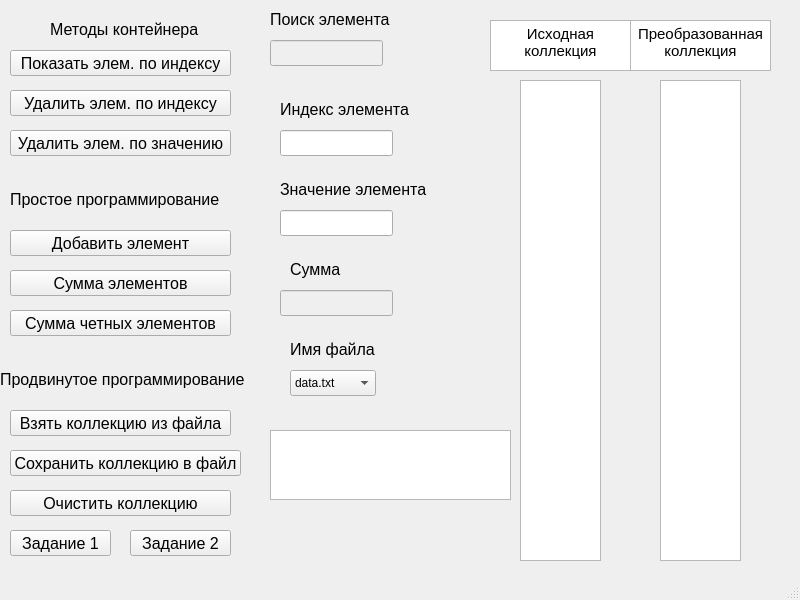
<?xml version="1.0" encoding="UTF-8"?>
<ui version="4.0">
 <class>MainWindow</class>
 <widget class="QMainWindow" name="MainWindow">
  <property name="geometry">
   <rect>
    <x>0</x>
    <y>0</y>
    <width>800</width>
    <height>600</height>
   </rect>
  </property>
  <property name="windowTitle">
   <string>MainWindow</string>
  </property>
  <widget class="QWidget" name="centralwidget">
   <widget class="QLabel" name="label">
    <property name="geometry">
     <rect>
      <x>50</x>
      <y>20</y>
      <width>171</width>
      <height>18</height>
     </rect>
    </property>
    <property name="font">
     <font>
      <pointsize>12</pointsize>
     </font>
    </property>
    <property name="text">
     <string>Методы контейнера</string>
    </property>
   </widget>
   <widget class="QLabel" name="label_2">
    <property name="geometry">
     <rect>
      <x>10</x>
      <y>190</y>
      <width>231</width>
      <height>18</height>
     </rect>
    </property>
    <property name="font">
     <font>
      <pointsize>12</pointsize>
     </font>
    </property>
    <property name="text">
     <string>Простое программирование</string>
    </property>
   </widget>
   <widget class="QLabel" name="label_3">
    <property name="geometry">
     <rect>
      <x>0</x>
      <y>370</y>
      <width>261</width>
      <height>18</height>
     </rect>
    </property>
    <property name="font">
     <font>
      <pointsize>12</pointsize>
     </font>
    </property>
    <property name="text">
     <string>Продвинутое программирование</string>
    </property>
   </widget>
   <widget class="QLabel" name="label_4">
    <property name="geometry">
     <rect>
      <x>280</x>
      <y>100</y>
      <width>171</width>
      <height>18</height>
     </rect>
    </property>
    <property name="font">
     <font>
      <pointsize>12</pointsize>
     </font>
    </property>
    <property name="text">
     <string>Индекс элемента</string>
    </property>
   </widget>
   <widget class="QLineEdit" name="index_elem">
    <property name="geometry">
     <rect>
      <x>280</x>
      <y>130</y>
      <width>113</width>
      <height>26</height>
     </rect>
    </property>
   </widget>
   <widget class="QLabel" name="label_5">
    <property name="geometry">
     <rect>
      <x>280</x>
      <y>180</y>
      <width>171</width>
      <height>18</height>
     </rect>
    </property>
    <property name="font">
     <font>
      <pointsize>12</pointsize>
     </font>
    </property>
    <property name="text">
     <string>Значение элемента</string>
    </property>
   </widget>
   <widget class="QLabel" name="label_6">
    <property name="geometry">
     <rect>
      <x>290</x>
      <y>260</y>
      <width>61</width>
      <height>18</height>
     </rect>
    </property>
    <property name="font">
     <font>
      <pointsize>12</pointsize>
     </font>
    </property>
    <property name="text">
     <string>Сумма</string>
    </property>
   </widget>
   <widget class="QComboBox" name="comboBox">
    <property name="geometry">
     <rect>
      <x>290</x>
      <y>370</y>
      <width>86</width>
      <height>26</height>
     </rect>
    </property>
    <item>
     <property name="text">
      <string>data.txt</string>
     </property>
    </item>
    <item>
     <property name="text">
      <string>change.txt</string>
     </property>
    </item>
   </widget>
   <widget class="QLabel" name="label_7">
    <property name="geometry">
     <rect>
      <x>290</x>
      <y>340</y>
      <width>91</width>
      <height>18</height>
     </rect>
    </property>
    <property name="font">
     <font>
      <pointsize>12</pointsize>
     </font>
    </property>
    <property name="text">
     <string>Имя файла</string>
    </property>
   </widget>
   <widget class="QTextEdit" name="textEdit">
    <property name="geometry">
     <rect>
      <x>630</x>
      <y>20</y>
      <width>141</width>
      <height>51</height>
     </rect>
    </property>
    <property name="html">
     <string>&lt;!DOCTYPE HTML PUBLIC &quot;-//W3C//DTD HTML 4.0//EN&quot; &quot;http://www.w3.org/TR/REC-html40/strict.dtd&quot;&gt;
&lt;html&gt;&lt;head&gt;&lt;meta name=&quot;qrichtext&quot; content=&quot;1&quot; /&gt;&lt;meta charset=&quot;utf-8&quot; /&gt;&lt;style type=&quot;text/css&quot;&gt;
p, li { white-space: pre-wrap; }
hr { height: 1px; border-width: 0; }
li.unchecked::marker { content: &quot;\2610&quot;; }
li.checked::marker { content: &quot;\2612&quot;; }
&lt;/style&gt;&lt;/head&gt;&lt;body style=&quot; font-family:'Ubuntu Sans'; font-size:11pt; font-weight:400; font-style:normal;&quot;&gt;
&lt;p align=&quot;center&quot; style=&quot; margin-top:0px; margin-bottom:0px; margin-left:0px; margin-right:0px; -qt-block-indent:0; text-indent:0px;&quot;&gt;Преобразованная коллекция&lt;/p&gt;&lt;/body&gt;&lt;/html&gt;</string>
    </property>
   </widget>
   <widget class="QTextEdit" name="textEdit_2">
    <property name="geometry">
     <rect>
      <x>490</x>
      <y>20</y>
      <width>141</width>
      <height>51</height>
     </rect>
    </property>
    <property name="html">
     <string>&lt;!DOCTYPE HTML PUBLIC &quot;-//W3C//DTD HTML 4.0//EN&quot; &quot;http://www.w3.org/TR/REC-html40/strict.dtd&quot;&gt;
&lt;html&gt;&lt;head&gt;&lt;meta name=&quot;qrichtext&quot; content=&quot;1&quot; /&gt;&lt;meta charset=&quot;utf-8&quot; /&gt;&lt;style type=&quot;text/css&quot;&gt;
p, li { white-space: pre-wrap; }
hr { height: 1px; border-width: 0; }
li.unchecked::marker { content: &quot;\2610&quot;; }
li.checked::marker { content: &quot;\2612&quot;; }
&lt;/style&gt;&lt;/head&gt;&lt;body style=&quot; font-family:'Ubuntu Sans'; font-size:11pt; font-weight:400; font-style:normal;&quot;&gt;
&lt;p align=&quot;center&quot; style=&quot; margin-top:0px; margin-bottom:0px; margin-left:0px; margin-right:0px; -qt-block-indent:0; text-indent:0px;&quot;&gt;Исходная коллекция&lt;/p&gt;&lt;/body&gt;&lt;/html&gt;</string>
    </property>
   </widget>
   <widget class="QPushButton" name="watch_elem_index">
    <property name="geometry">
     <rect>
      <x>10</x>
      <y>50</y>
      <width>221</width>
      <height>26</height>
     </rect>
    </property>
    <property name="font">
     <font>
      <pointsize>12</pointsize>
     </font>
    </property>
    <property name="text">
     <string>Показать элем. по индексу</string>
    </property>
   </widget>
   <widget class="QPushButton" name="del_elem_index">
    <property name="geometry">
     <rect>
      <x>10</x>
      <y>90</y>
      <width>221</width>
      <height>26</height>
     </rect>
    </property>
    <property name="font">
     <font>
      <pointsize>12</pointsize>
     </font>
    </property>
    <property name="text">
     <string>Удалить элем. по индексу</string>
    </property>
   </widget>
   <widget class="QPushButton" name="del_elem_value">
    <property name="geometry">
     <rect>
      <x>10</x>
      <y>130</y>
      <width>221</width>
      <height>26</height>
     </rect>
    </property>
    <property name="font">
     <font>
      <pointsize>12</pointsize>
     </font>
    </property>
    <property name="text">
     <string>Удалить элем. по значению</string>
    </property>
   </widget>
   <widget class="QPushButton" name="add_elem">
    <property name="geometry">
     <rect>
      <x>10</x>
      <y>230</y>
      <width>221</width>
      <height>26</height>
     </rect>
    </property>
    <property name="font">
     <font>
      <pointsize>12</pointsize>
     </font>
    </property>
    <property name="text">
     <string>Добавить элемент</string>
    </property>
   </widget>
   <widget class="QPushButton" name="sum_elem">
    <property name="geometry">
     <rect>
      <x>10</x>
      <y>270</y>
      <width>221</width>
      <height>26</height>
     </rect>
    </property>
    <property name="font">
     <font>
      <pointsize>12</pointsize>
     </font>
    </property>
    <property name="text">
     <string>Сумма элементов</string>
    </property>
   </widget>
   <widget class="QPushButton" name="sum_even_elem">
    <property name="geometry">
     <rect>
      <x>10</x>
      <y>310</y>
      <width>221</width>
      <height>26</height>
     </rect>
    </property>
    <property name="font">
     <font>
      <pointsize>12</pointsize>
     </font>
    </property>
    <property name="text">
     <string>Сумма четных элементов</string>
    </property>
   </widget>
   <widget class="QPushButton" name="get_kol_file">
    <property name="geometry">
     <rect>
      <x>10</x>
      <y>410</y>
      <width>221</width>
      <height>26</height>
     </rect>
    </property>
    <property name="font">
     <font>
      <pointsize>12</pointsize>
     </font>
    </property>
    <property name="text">
     <string>Взять коллекцию из файла</string>
    </property>
   </widget>
   <widget class="QPushButton" name="save_kol_file">
    <property name="geometry">
     <rect>
      <x>10</x>
      <y>450</y>
      <width>231</width>
      <height>26</height>
     </rect>
    </property>
    <property name="font">
     <font>
      <pointsize>12</pointsize>
     </font>
    </property>
    <property name="text">
     <string>Сохранить коллекцию в файл</string>
    </property>
   </widget>
   <widget class="QPushButton" name="clean_kol">
    <property name="geometry">
     <rect>
      <x>10</x>
      <y>490</y>
      <width>221</width>
      <height>26</height>
     </rect>
    </property>
    <property name="font">
     <font>
      <pointsize>12</pointsize>
     </font>
    </property>
    <property name="text">
     <string>Очистить коллекцию</string>
    </property>
   </widget>
   <widget class="QLineEdit" name="sum_lineEdit">
    <property name="enabled">
     <bool>false</bool>
    </property>
    <property name="geometry">
     <rect>
      <x>280</x>
      <y>290</y>
      <width>113</width>
      <height>26</height>
     </rect>
    </property>
   </widget>
   <widget class="QLineEdit" name="value_elem_lineEdit">
    <property name="geometry">
     <rect>
      <x>280</x>
      <y>210</y>
      <width>113</width>
      <height>26</height>
     </rect>
    </property>
   </widget>
   <widget class="QListWidget" name="origin_kol">
    <property name="geometry">
     <rect>
      <x>520</x>
      <y>80</y>
      <width>81</width>
      <height>481</height>
     </rect>
    </property>
   </widget>
   <widget class="QListWidget" name="change_kol">
    <property name="geometry">
     <rect>
      <x>660</x>
      <y>80</y>
      <width>81</width>
      <height>481</height>
     </rect>
    </property>
   </widget>
   <widget class="QLabel" name="label_8">
    <property name="geometry">
     <rect>
      <x>270</x>
      <y>10</y>
      <width>171</width>
      <height>18</height>
     </rect>
    </property>
    <property name="font">
     <font>
      <pointsize>12</pointsize>
     </font>
    </property>
    <property name="text">
     <string>Поиск элемента</string>
    </property>
   </widget>
   <widget class="QLineEdit" name="find_elem">
    <property name="enabled">
     <bool>false</bool>
    </property>
    <property name="geometry">
     <rect>
      <x>270</x>
      <y>40</y>
      <width>113</width>
      <height>26</height>
     </rect>
    </property>
   </widget>
   <widget class="QTextEdit" name="error">
    <property name="geometry">
     <rect>
      <x>270</x>
      <y>430</y>
      <width>241</width>
      <height>70</height>
     </rect>
    </property>
    <property name="font">
     <font>
      <pointsize>15</pointsize>
      <bold>true</bold>
     </font>
    </property>
    <property name="readOnly">
     <bool>true</bool>
    </property>
    <property name="overwriteMode">
     <bool>false</bool>
    </property>
   </widget>
   <widget class="QPushButton" name="zad_1">
    <property name="geometry">
     <rect>
      <x>10</x>
      <y>530</y>
      <width>101</width>
      <height>26</height>
     </rect>
    </property>
    <property name="font">
     <font>
      <pointsize>12</pointsize>
     </font>
    </property>
    <property name="text">
     <string>Задание 1</string>
    </property>
   </widget>
   <widget class="QPushButton" name="zad_2">
    <property name="geometry">
     <rect>
      <x>130</x>
      <y>530</y>
      <width>101</width>
      <height>26</height>
     </rect>
    </property>
    <property name="font">
     <font>
      <pointsize>12</pointsize>
     </font>
    </property>
    <property name="text">
     <string>Задание 2</string>
    </property>
   </widget>
  </widget>
  <widget class="QMenuBar" name="menubar">
   <property name="geometry">
    <rect>
     <x>0</x>
     <y>0</y>
     <width>800</width>
     <height>23</height>
    </rect>
   </property>
  </widget>
  <widget class="QStatusBar" name="statusbar"/>
 </widget>
 <resources/>
 <connections/>
</ui>
